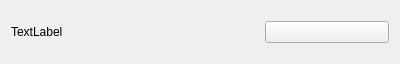
<?xml version="1.0" encoding="UTF-8"?>
<ui version="4.0">
 <class>Transition</class>
 <widget class="QWidget" name="Transition">
  <property name="geometry">
   <rect>
    <x>0</x>
    <y>0</y>
    <width>400</width>
    <height>64</height>
   </rect>
  </property>
  <property name="windowTitle">
   <string>Form</string>
  </property>
  <layout class="QHBoxLayout" name="horizontalLayout" stretch="5,5,5">
   <item>
    <widget class="QLabel" name="label">
     <property name="text">
      <string>TextLabel</string>
     </property>
    </widget>
   </item>
   <item>
    <spacer name="horizontalSpacer">
     <property name="orientation">
      <enum>Qt::Horizontal</enum>
     </property>
     <property name="sizeHint" stdset="0">
      <size>
       <width>40</width>
       <height>20</height>
      </size>
     </property>
    </spacer>
   </item>
   <item>
    <widget class="QPushButton" name="supress">
     <property name="text">
      <string/>
     </property>
     <property name="icon">
      <iconset resource="Images.qrc">
       <normaloff>:/new/prefix1/Images/supprimer.jpg</normaloff>:/new/prefix1/Images/supprimer.jpg</iconset>
     </property>
    </widget>
   </item>
  </layout>
 </widget>
 <resources>
  <include location="Images.qrc"/>
 </resources>
 <connections/>
</ui>
